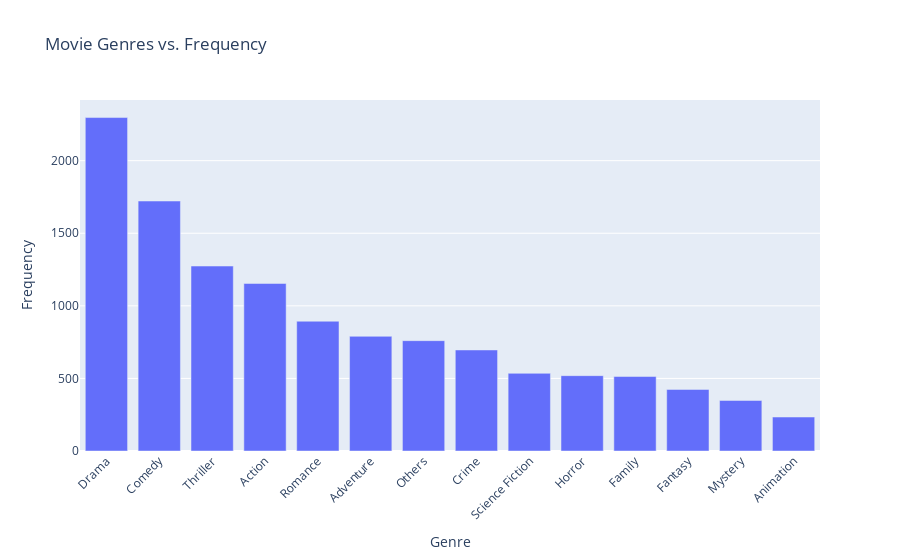

Here is the notebook cell this chart was saved with:
### Markdown cell above
## Q4: Use bar chart draws the relationship between genres of movies and Frequency.
![p1.png](attachment:p1.png)

### Code cell
fig = px.bar(genres_df, x='Genre', y='Frequency', title='Movie Genres vs. Frequency')

fig.update_xaxes(tickangle=-45)

fig.show()

### Figure 1 — Plotly figure (JSON) as saved in the notebook; plotly's stock layout.template omitted (floating-point values rounded to 4 significant figures)
{"data": [{"alignmentgroup": "True", "hovertemplate": "Genre=%{x}<br>Frequency=%{y}<extra></extra>", "legendgroup": "", "marker": {"color": "#636efa", "pattern": {"shape": ""}}, "name": "", "offsetgroup": "", "orientation": "v", "showlegend": false, "textposition": "auto", "type": "bar", "x": ["Drama", "Comedy", "Thriller", "Action", "Romance", "Adventure", "Others", "Crime", "Science Fiction", "Horror", "Family", "Fantasy", "Mystery", "Animation"], "xaxis": "x", "y": [2297, 1722, 1274, 1154, 894, 790, 760, 696, 535, 519, 513, 424, 348, 234], "yaxis": "y"}], "layout": {"barmode": "relative", "legend": {"tracegroupgap": 0}, "title": {"text": "Movie Genres vs. Frequency"}, "xaxis": {"anchor": "y", "domain": [0, 1], "tickangle": -45, "title": {"text": "Genre"}}, "yaxis": {"anchor": "x", "domain": [0, 1], "title": {"text": "Frequency"}}}}
